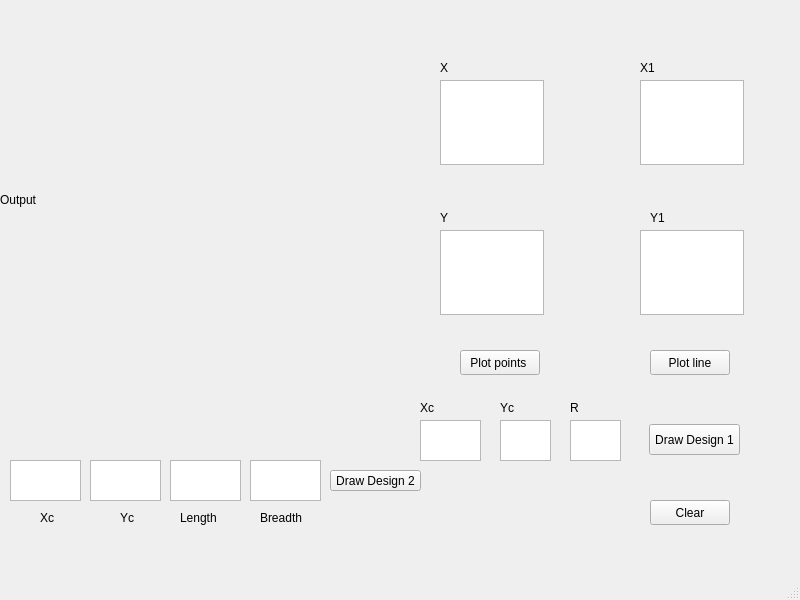
<?xml version="1.0" encoding="UTF-8"?>
<ui version="4.0">
 <class>QtDemonstration</class>
 <widget class="QMainWindow" name="QtDemonstration">
  <property name="geometry">
   <rect>
    <x>0</x>
    <y>0</y>
    <width>800</width>
    <height>600</height>
   </rect>
  </property>
  <property name="windowTitle">
   <string>QtDemonstration</string>
  </property>
  <widget class="QWidget" name="centralwidget">
   <widget class="QLabel" name="label">
    <property name="geometry">
     <rect>
      <x>0</x>
      <y>0</y>
      <width>400</width>
      <height>400</height>
     </rect>
    </property>
    <property name="text">
     <string>Output</string>
    </property>
   </widget>
   <widget class="QPushButton" name="pushButton">
    <property name="geometry">
     <rect>
      <x>460</x>
      <y>350</y>
      <width>80</width>
      <height>25</height>
     </rect>
    </property>
    <property name="text">
     <string>Plot points </string>
    </property>
   </widget>
   <widget class="QTextEdit" name="textEdit">
    <property name="geometry">
     <rect>
      <x>440</x>
      <y>80</y>
      <width>104</width>
      <height>85</height>
     </rect>
    </property>
   </widget>
   <widget class="QTextEdit" name="textEdit_2">
    <property name="geometry">
     <rect>
      <x>440</x>
      <y>230</y>
      <width>104</width>
      <height>85</height>
     </rect>
    </property>
   </widget>
   <widget class="QLabel" name="label_2">
    <property name="geometry">
     <rect>
      <x>440</x>
      <y>60</y>
      <width>55</width>
      <height>16</height>
     </rect>
    </property>
    <property name="text">
     <string>X</string>
    </property>
   </widget>
   <widget class="QLabel" name="label_3">
    <property name="geometry">
     <rect>
      <x>440</x>
      <y>210</y>
      <width>55</width>
      <height>16</height>
     </rect>
    </property>
    <property name="text">
     <string>Y</string>
    </property>
   </widget>
   <widget class="QTextEdit" name="textEdit_3">
    <property name="geometry">
     <rect>
      <x>640</x>
      <y>80</y>
      <width>104</width>
      <height>85</height>
     </rect>
    </property>
   </widget>
   <widget class="QTextEdit" name="textEdit_4">
    <property name="geometry">
     <rect>
      <x>640</x>
      <y>230</y>
      <width>104</width>
      <height>85</height>
     </rect>
    </property>
   </widget>
   <widget class="QLabel" name="label_4">
    <property name="geometry">
     <rect>
      <x>640</x>
      <y>60</y>
      <width>55</width>
      <height>16</height>
     </rect>
    </property>
    <property name="text">
     <string>X1</string>
    </property>
   </widget>
   <widget class="QLabel" name="label_5">
    <property name="geometry">
     <rect>
      <x>650</x>
      <y>210</y>
      <width>55</width>
      <height>16</height>
     </rect>
    </property>
    <property name="text">
     <string>Y1</string>
    </property>
   </widget>
   <widget class="QPushButton" name="pushButton_2">
    <property name="geometry">
     <rect>
      <x>650</x>
      <y>350</y>
      <width>80</width>
      <height>25</height>
     </rect>
    </property>
    <property name="text">
     <string>Plot line</string>
    </property>
   </widget>
   <widget class="QTextEdit" name="textEdit_5">
    <property name="geometry">
     <rect>
      <x>420</x>
      <y>420</y>
      <width>61</width>
      <height>41</height>
     </rect>
    </property>
   </widget>
   <widget class="QTextEdit" name="textEdit_6">
    <property name="geometry">
     <rect>
      <x>500</x>
      <y>420</y>
      <width>51</width>
      <height>41</height>
     </rect>
    </property>
   </widget>
   <widget class="QTextEdit" name="textEdit_7">
    <property name="geometry">
     <rect>
      <x>570</x>
      <y>420</y>
      <width>51</width>
      <height>41</height>
     </rect>
    </property>
   </widget>
   <widget class="QLabel" name="label_6">
    <property name="geometry">
     <rect>
      <x>420</x>
      <y>400</y>
      <width>55</width>
      <height>16</height>
     </rect>
    </property>
    <property name="text">
     <string>Xc</string>
    </property>
   </widget>
   <widget class="QLabel" name="label_7">
    <property name="geometry">
     <rect>
      <x>500</x>
      <y>400</y>
      <width>55</width>
      <height>16</height>
     </rect>
    </property>
    <property name="text">
     <string>Yc</string>
    </property>
   </widget>
   <widget class="QLabel" name="label_8">
    <property name="geometry">
     <rect>
      <x>570</x>
      <y>400</y>
      <width>55</width>
      <height>16</height>
     </rect>
    </property>
    <property name="text">
     <string>R</string>
    </property>
   </widget>
   <widget class="QPushButton" name="pushButton_3">
    <property name="geometry">
     <rect>
      <x>649</x>
      <y>424</y>
      <width>91</width>
      <height>31</height>
     </rect>
    </property>
    <property name="text">
     <string>Draw Design 1</string>
    </property>
   </widget>
   <widget class="QTextEdit" name="textEdit_8">
    <property name="geometry">
     <rect>
      <x>10</x>
      <y>460</y>
      <width>71</width>
      <height>41</height>
     </rect>
    </property>
   </widget>
   <widget class="QTextEdit" name="textEdit_9">
    <property name="geometry">
     <rect>
      <x>90</x>
      <y>460</y>
      <width>71</width>
      <height>41</height>
     </rect>
    </property>
   </widget>
   <widget class="QTextEdit" name="textEdit_10">
    <property name="geometry">
     <rect>
      <x>170</x>
      <y>460</y>
      <width>71</width>
      <height>41</height>
     </rect>
    </property>
   </widget>
   <widget class="QTextEdit" name="textEdit_11">
    <property name="geometry">
     <rect>
      <x>250</x>
      <y>460</y>
      <width>71</width>
      <height>41</height>
     </rect>
    </property>
   </widget>
   <widget class="QLabel" name="label_9">
    <property name="geometry">
     <rect>
      <x>40</x>
      <y>510</y>
      <width>55</width>
      <height>16</height>
     </rect>
    </property>
    <property name="text">
     <string>Xc</string>
    </property>
   </widget>
   <widget class="QLabel" name="label_10">
    <property name="geometry">
     <rect>
      <x>120</x>
      <y>510</y>
      <width>55</width>
      <height>16</height>
     </rect>
    </property>
    <property name="text">
     <string>Yc</string>
    </property>
   </widget>
   <widget class="QLabel" name="label_11">
    <property name="geometry">
     <rect>
      <x>180</x>
      <y>510</y>
      <width>55</width>
      <height>16</height>
     </rect>
    </property>
    <property name="text">
     <string>Length</string>
    </property>
   </widget>
   <widget class="QLabel" name="label_12">
    <property name="geometry">
     <rect>
      <x>260</x>
      <y>510</y>
      <width>55</width>
      <height>16</height>
     </rect>
    </property>
    <property name="text">
     <string>Breadth</string>
    </property>
   </widget>
   <widget class="QPushButton" name="pushButton_4">
    <property name="geometry">
     <rect>
      <x>330</x>
      <y>470</y>
      <width>91</width>
      <height>21</height>
     </rect>
    </property>
    <property name="text">
     <string>Draw Design 2</string>
    </property>
   </widget>
   <widget class="QPushButton" name="pushButton_5">
    <property name="geometry">
     <rect>
      <x>650</x>
      <y>500</y>
      <width>80</width>
      <height>25</height>
     </rect>
    </property>
    <property name="text">
     <string>Clear</string>
    </property>
   </widget>
  </widget>
  <widget class="QMenuBar" name="menubar">
   <property name="geometry">
    <rect>
     <x>0</x>
     <y>0</y>
     <width>800</width>
     <height>25</height>
    </rect>
   </property>
  </widget>
  <widget class="QStatusBar" name="statusbar"/>
 </widget>
 <resources/>
 <connections/>
</ui>
